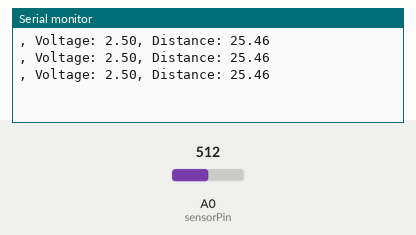
Simulated run of this sketch. Board: Arduino Uno, built with avr-gcc and run on an emulated ATmega328P. On the bench: the last lines printed to the serial monitor. Inputs (shaded band) come from the test bench; at power-on: A0 (sensorPin) = 512.

Above: at 1.3 s.
1.4 s: A0 (sensorPin) set to 716
At 1.9 s:
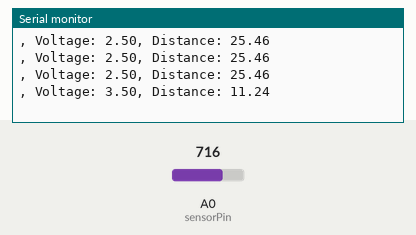
2.9 s: A0 (sensorPin) set to 900
At 3.4 s:
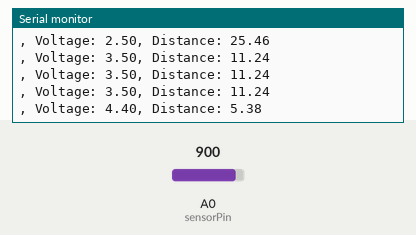
Timing chart, 0 to 5.9 s (numbered marks = the images above; inputs shaded):
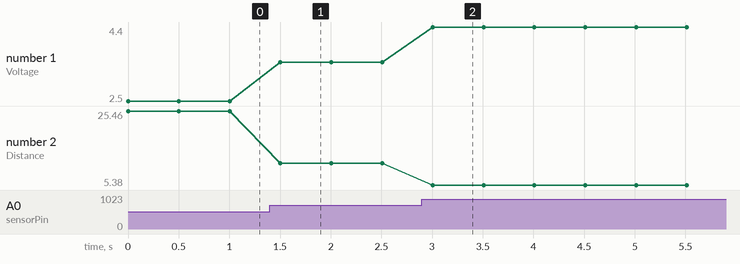

Measured:
- after the input at 1.4 s, the serial monitor: prints a new line after 0.10 s (image 1)
- after the input at 2.9 s, the serial monitor: prints a new line after 0.11 s (image 2)
- plotted number 1: 2.5 → 3.5 after the input at 1.4 s, 3.5 → 4.4 after the input at 2.9 s
- plotted number 2: 25.46 → 11.24 after the input at 1.4 s, 11.24 → 5.38 after the input at 2.9 s

The sketch:

sharp_2y0a02_deu_certo.ino
```cpp
const int sensorPin = A0;

// Convert voltage to distance (Placeholder function - replace with actual formula)
float voltageToDistance(float voltage) {
  float distance = 198.17 * exp(-0.82*voltage); // Example formula
  return distance;
}

void setup() {
  Serial.begin(9600); // Initialize serial communication at 9600 bps
}

void loop() {
  int sensorValue = analogRead(sensorPin); // Read the input on analog pin 0
  float voltage = sensorValue * (5.0 / 1023.0); // Convert to voltage

  // Now you can call voltageToDistance here if you need to use it
  float distance = voltageToDistance(voltage); // Convert voltage to distance


  Serial.print(", Voltage: ");
  Serial.print(voltage);
  Serial.print(", Distance: ");
  Serial.println(distance); // Print distance if needed

  delay(500); // Delay for a bit to avoid spamming
}
```
